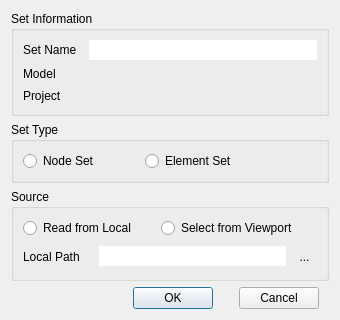
<?xml version="1.0" encoding="UTF-8"?>
<ui version="4.0">
 <class>Set</class>
 <widget class="QDialog" name="Set">
  <property name="geometry">
   <rect>
    <x>0</x>
    <y>0</y>
    <width>340</width>
    <height>320</height>
   </rect>
  </property>
  <property name="minimumSize">
   <size>
    <width>340</width>
    <height>320</height>
   </size>
  </property>
  <property name="maximumSize">
   <size>
    <width>340</width>
    <height>320</height>
   </size>
  </property>
  <property name="windowTitle">
   <string>Set</string>
  </property>
  <property name="windowIcon">
   <iconset resource="icons.qrc">
    <normaloff>:/icons/set.png</normaloff>:/icons/set.png</iconset>
  </property>
  <layout class="QVBoxLayout" name="verticalLayout_3">
   <item>
    <widget class="QGroupBox" name="groupBox_3">
     <property name="title">
      <string>Set Information</string>
     </property>
     <layout class="QVBoxLayout" name="verticalLayout">
      <item>
       <layout class="QHBoxLayout" name="horizontalLayout_2">
        <item>
         <widget class="QLabel" name="label">
          <property name="minimumSize">
           <size>
            <width>60</width>
            <height>0</height>
           </size>
          </property>
          <property name="maximumSize">
           <size>
            <width>60</width>
            <height>16777215</height>
           </size>
          </property>
          <property name="text">
           <string>Set Name</string>
          </property>
         </widget>
        </item>
        <item>
         <widget class="QLineEdit" name="name">
          <property name="frame">
           <bool>false</bool>
          </property>
         </widget>
        </item>
       </layout>
      </item>
      <item>
       <layout class="QHBoxLayout" name="horizontalLayout_6">
        <item>
         <widget class="QLabel" name="label_3">
          <property name="minimumSize">
           <size>
            <width>60</width>
            <height>0</height>
           </size>
          </property>
          <property name="maximumSize">
           <size>
            <width>60</width>
            <height>16777215</height>
           </size>
          </property>
          <property name="text">
           <string>Model</string>
          </property>
         </widget>
        </item>
        <item>
         <widget class="QLineEdit" name="model">
          <property name="styleSheet">
           <string notr="true">background-color: transparent;</string>
          </property>
          <property name="frame">
           <bool>false</bool>
          </property>
         </widget>
        </item>
       </layout>
      </item>
      <item>
       <layout class="QHBoxLayout" name="horizontalLayout_7">
        <item>
         <widget class="QLabel" name="label_4">
          <property name="minimumSize">
           <size>
            <width>60</width>
            <height>0</height>
           </size>
          </property>
          <property name="maximumSize">
           <size>
            <width>60</width>
            <height>16777215</height>
           </size>
          </property>
          <property name="text">
           <string>Project</string>
          </property>
         </widget>
        </item>
        <item>
         <widget class="QLineEdit" name="project">
          <property name="styleSheet">
           <string notr="true">background-color: transparent;</string>
          </property>
          <property name="frame">
           <bool>false</bool>
          </property>
         </widget>
        </item>
       </layout>
      </item>
     </layout>
    </widget>
   </item>
   <item>
    <widget class="QGroupBox" name="groupBox_2">
     <property name="title">
      <string>Set Type</string>
     </property>
     <layout class="QHBoxLayout" name="horizontalLayout">
      <item>
       <widget class="QRadioButton" name="useNode">
        <property name="text">
         <string>Node Set</string>
        </property>
       </widget>
      </item>
      <item>
       <spacer name="horizontalSpacer_5">
        <property name="orientation">
         <enum>Qt::Horizontal</enum>
        </property>
        <property name="sizeType">
         <enum>QSizePolicy::Fixed</enum>
        </property>
        <property name="sizeHint" stdset="0">
         <size>
          <width>40</width>
          <height>20</height>
         </size>
        </property>
       </spacer>
      </item>
      <item>
       <widget class="QRadioButton" name="useElem">
        <property name="text">
         <string>Element Set</string>
        </property>
       </widget>
      </item>
      <item>
       <spacer name="horizontalSpacer_4">
        <property name="orientation">
         <enum>Qt::Horizontal</enum>
        </property>
        <property name="sizeHint" stdset="0">
         <size>
          <width>40</width>
          <height>20</height>
         </size>
        </property>
       </spacer>
      </item>
     </layout>
    </widget>
   </item>
   <item>
    <widget class="QGroupBox" name="groupBox">
     <property name="title">
      <string>Source</string>
     </property>
     <layout class="QVBoxLayout" name="verticalLayout_2">
      <item>
       <layout class="QHBoxLayout" name="horizontalLayout_4">
        <item>
         <widget class="QRadioButton" name="useLocal">
          <property name="text">
           <string>Read from Local</string>
          </property>
         </widget>
        </item>
        <item>
         <spacer name="horizontalSpacer_6">
          <property name="orientation">
           <enum>Qt::Horizontal</enum>
          </property>
          <property name="sizeHint" stdset="0">
           <size>
            <width>40</width>
            <height>20</height>
           </size>
          </property>
         </spacer>
        </item>
        <item>
         <widget class="QRadioButton" name="useNew">
          <property name="text">
           <string>Select from Viewport</string>
          </property>
         </widget>
        </item>
        <item>
         <spacer name="horizontalSpacer_7">
          <property name="orientation">
           <enum>Qt::Horizontal</enum>
          </property>
          <property name="sizeHint" stdset="0">
           <size>
            <width>40</width>
            <height>20</height>
           </size>
          </property>
         </spacer>
        </item>
       </layout>
      </item>
      <item>
       <layout class="QHBoxLayout" name="horizontalLayout_5">
        <item>
         <widget class="QLabel" name="label_2">
          <property name="minimumSize">
           <size>
            <width>70</width>
            <height>0</height>
           </size>
          </property>
          <property name="maximumSize">
           <size>
            <width>70</width>
            <height>16777215</height>
           </size>
          </property>
          <property name="text">
           <string>Local Path</string>
          </property>
         </widget>
        </item>
        <item>
         <widget class="QLineEdit" name="source">
          <property name="frame">
           <bool>false</bool>
          </property>
         </widget>
        </item>
        <item>
         <widget class="QToolButton" name="btnOpen">
          <property name="minimumSize">
           <size>
            <width>25</width>
            <height>25</height>
           </size>
          </property>
          <property name="maximumSize">
           <size>
            <width>25</width>
            <height>25</height>
           </size>
          </property>
          <property name="text">
           <string>...</string>
          </property>
          <property name="icon">
           <iconset resource="icons.qrc">
            <normaloff>:/icons/open-full.png</normaloff>:/icons/open-full.png</iconset>
          </property>
          <property name="iconSize">
           <size>
            <width>25</width>
            <height>25</height>
           </size>
          </property>
          <property name="autoRaise">
           <bool>true</bool>
          </property>
         </widget>
        </item>
       </layout>
      </item>
     </layout>
    </widget>
   </item>
   <item>
    <layout class="QHBoxLayout" name="horizontalLayout_3">
     <item>
      <spacer name="horizontalSpacer_2">
       <property name="orientation">
        <enum>Qt::Horizontal</enum>
       </property>
       <property name="sizeHint" stdset="0">
        <size>
         <width>40</width>
         <height>20</height>
        </size>
       </property>
      </spacer>
     </item>
     <item>
      <widget class="QPushButton" name="btnOk">
       <property name="text">
        <string>OK</string>
       </property>
      </widget>
     </item>
     <item>
      <spacer name="horizontalSpacer">
       <property name="orientation">
        <enum>Qt::Horizontal</enum>
       </property>
       <property name="sizeType">
        <enum>QSizePolicy::Fixed</enum>
       </property>
       <property name="sizeHint" stdset="0">
        <size>
         <width>20</width>
         <height>20</height>
        </size>
       </property>
      </spacer>
     </item>
     <item>
      <widget class="QPushButton" name="btnCancel">
       <property name="text">
        <string>Cancel</string>
       </property>
      </widget>
     </item>
     <item>
      <spacer name="horizontalSpacer_3">
       <property name="orientation">
        <enum>Qt::Horizontal</enum>
       </property>
       <property name="sizeType">
        <enum>QSizePolicy::Fixed</enum>
       </property>
       <property name="sizeHint" stdset="0">
        <size>
         <width>10</width>
         <height>20</height>
        </size>
       </property>
      </spacer>
     </item>
    </layout>
   </item>
  </layout>
 </widget>
 <resources>
  <include location="icons.qrc"/>
 </resources>
 <connections/>
</ui>
